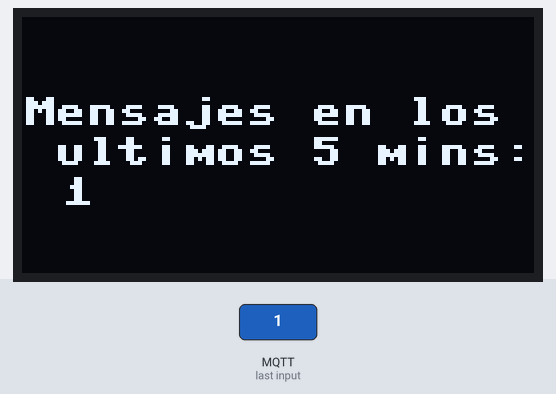
The program below on a simulated ESP8266 board running MicroPython. Shown: 128×64 one-colour display. Inputs (shaded band) come from the test bench. WiFi joins after 1.5 s; no MQTT or app messages arrive unless stated; web requests get an empty 200 reply after 0.4 s; the clock reads 2024-03-15 10:24:30 at power-on unless the program sets it; library files of the repository ran but are not shown: ssd1306.py; what the program prints to the serial console is not drawn.

3.3 s: MQTT message "1" arrives on the first subscribed topic
Above: at 4.7 s.
Timing chart, 0 to 6.3 s (numbered marks = the images above; inputs shaded):
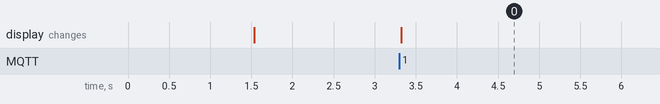

Measured:
- after the input at 3.3 s, the display: changes at once (image 0)

The program:

main.py
```python
from machine import Pin, I2C
from time import sleep
import ssd1306

i2c = I2C(scl=Pin(5), sda=Pin(4))

oled_width = 128
oled_height = 64
oled = ssd1306.SSD1306_I2C(oled_width, oled_height, i2c)

def despliegaTexto(txt):
    oled.fill(0)
    oled.text('Mensajes en los',0,20)
    oled.text(' ultimos 5 mins:',0,30)
    oled.text(txt, 10, 40)
    oled.show()


##--------------------------------------------
#https://github.com/Azure-Samples/IoTMQTTSample/tree/master/src/MicroPython

#------------------------------------------------
#Parametros a definir para tu subscripcion

#El connection string de tu suscripcion de azure IoT hub, puedes obtenerla
#desde el portal de Azure o VSCode con la extension IoT Hub
ConnString_Azure = "HostName=ioTStudyYourData.azure-devices.net;DeviceId=Monitor-ESP;SharedAccessKey=cA1A3hltyuty163WQ0/p1z8bB7898PQbOpch6eJh2rZM7Y="


#------------------------------------------------


import utime
from util import create_mqtt_client, get_telemetry_topic, get_c2d_topic, parse_connection


#...................................................................
# Obteniendo las distintas partes del connection string de Azure IoT

dict_keys = parse_connection(ConnString_Azure)

HOST_NAME = "HostName"
SHARED_ACCESS_KEY_NAME = "SharedAccessKeyName"
SHARED_ACCESS_KEY = "SharedAccessKey"
SHARED_ACCESS_SIGNATURE = "SharedAccessSignature"
DEVICE_ID = "DeviceId"
MODULE_ID = "ModuleId"
GATEWAY_HOST_NAME = "GatewayHostName"

shared_access_key = dict_keys.get(SHARED_ACCESS_KEY)
shared_access_key_name =  dict_keys.get(SHARED_ACCESS_KEY_NAME)
gateway_hostname = dict_keys.get(GATEWAY_HOST_NAME)
hostname = dict_keys.get(HOST_NAME)
device_id = dict_keys.get(DEVICE_ID)
module_id = dict_keys.get(MODULE_ID)

# username = '<HOSTNAME>/<DEVICE_ID>'
username = hostname + '/' + device_id


#SAS token
#Nota: este token tiene expiracion asi que debe de ser cambiado cada vez que se use
# Codigo tomado de: http://blogs.recneps.org/post/Generating-your-IoT-Hub-Shared-Access-Signature-for-your-ESP-8266-using-Azure-Functions

#Este codigo permite generar el codigo SAS a partir de una funcion de Azure
def getsas(hubname, deviceid, key):
    import urequests
    import ujson
    dict = {}
    dict["resourceUri"] = hubname+'.azure-devices.net/devices/'+deviceid
    dict["key"] = key
    dict["expiryInSeconds"]=86400
    payload = ujson.dumps(dict)
    response = urequests.post('https://sasiotgenerador.azurewebsites.net/api/sasiotgenerador?code=xNGh4QTFmbZ5E/K/vrkmjij89878978P1UAjw8N5W8wkaUP2Q==', data=payload)

    return response.text

sas_token_str = getsas(hostname,device_id,shared_access_key)

#...................................................................


# Creando cliente MQTT
mqtt_client = create_mqtt_client(client_id=device_id, hostname=hostname, username=username, password=sas_token_str, port=8883, keepalive=120, ssl=True)

#conectando a Azure IoT
print("conectando")
mqtt_client.reconnect()


#Funcion encargada de manejar el mensaje recibido
def callback_handler(topic, message_receive):
    print(message_receive)
    msg = str(message_receive).replace("b'","").replace("'","")
    despliegaTexto(str(msg))


#nos suscribimos al IoT hub para poder recibir mensajes
subscribe_topic =  get_c2d_topic(device_id)
#definimos la funcion que manejara los mensajes recibidos
mqtt_client.set_callback(callback_handler)
t = mqtt_client.subscribe(topic=subscribe_topic) #se realiza la suscripcion


## Recibir comandos
while True:
    print("Esperando Mensaje...")
    mqtt_client.wait_msg()
    utime.sleep(5)
    gc.collect()
```

util.py
```python
from umqtt.robust import MQTTClient

def create_mqtt_client(client_id, hostname, username, password, port=8883, keepalive=120, ssl=True):
    if not keepalive:
        keepalive = 120
    if not ssl:
        ssl = True
    c = MQTTClient(client_id=client_id, server=hostname, port=8883, user=username, password=password, keepalive=120, ssl=True)
    c.DEBUG = True
    return c

def get_telemetry_topic(device_id):
    return get_topic_base(device_id) + "/messages/events/"

def get_c2d_topic(device_id):
     return get_topic_base(device_id) + "/messages/devicebound/#"

def get_topic_base(device_id, module_id=None):
    if module_id:
        base_str = "devices/" + device_id + "/modules/" + module_id
    else:
        base_str = "devices/" + device_id
    return base_str

DELIMITER = ";"
VALUE_SEPARATOR = "="

def parse_connection(connection_string):
    cs_args = connection_string.split(DELIMITER)
    dictionary = dict(arg.split(VALUE_SEPARATOR, 1) for arg in cs_args)
    return dictionary
```

boot.py
```python
#imports
import esp
esp.osdebug(None)

import gc
gc.collect()

#-------------------------------

import network
from time import time

sta_if = network.WLAN(network.STA_IF) #definimos como Station nuestro board

if sta_if.active() == False: # validamos si STATION esta activado o no
  sta_if.active(True)

sta_if.connect('<SSID>', '<PWD>') #Cambiar por tu SSID y Password

print('Conectando...')

t = time()

while sta_if.isconnected() == False:
    if(time()-t)>20: #timeout de n segundos para evitar bloquear el board
        break


if sta_if.active():
  print('Station Activado')
  print('IP Board:', sta_if.ifconfig())
```
